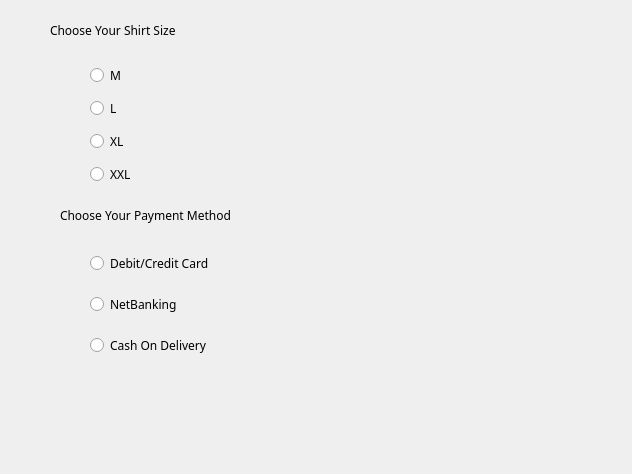
<?xml version="1.0" encoding="UTF-8"?>
<ui version="4.0">
 <class>secondExample</class>
 <widget class="QDialog" name="secondExample">
  <property name="geometry">
   <rect>
    <x>0</x>
    <y>0</y>
    <width>632</width>
    <height>474</height>
   </rect>
  </property>
  <property name="font">
   <font>
    <family>Monaco</family>
   </font>
  </property>
  <property name="windowTitle">
   <string>Dialog</string>
  </property>
  <widget class="QLabel" name="label">
   <property name="geometry">
    <rect>
     <x>50</x>
     <y>20</y>
     <width>301</width>
     <height>21</height>
    </rect>
   </property>
   <property name="text">
    <string>Choose Your Shirt Size</string>
   </property>
  </widget>
  <widget class="QLabel" name="label_2">
   <property name="geometry">
    <rect>
     <x>60</x>
     <y>200</y>
     <width>291</width>
     <height>31</height>
    </rect>
   </property>
   <property name="text">
    <string>Choose Your Payment Method</string>
   </property>
  </widget>
  <widget class="QLabel" name="labelSelected">
   <property name="geometry">
    <rect>
     <x>70</x>
     <y>390</y>
     <width>361</width>
     <height>41</height>
    </rect>
   </property>
   <property name="text">
    <string/>
   </property>
  </widget>
  <widget class="QWidget" name="verticalLayoutWidget">
   <property name="geometry">
    <rect>
     <x>90</x>
     <y>60</y>
     <width>231</width>
     <height>131</height>
    </rect>
   </property>
   <layout class="QVBoxLayout" name="verticalLayout">
    <item>
     <widget class="QRadioButton" name="radioButtonMedium">
      <property name="text">
       <string>M</string>
      </property>
     </widget>
    </item>
    <item>
     <widget class="QRadioButton" name="radioButtonLarge">
      <property name="text">
       <string>L</string>
      </property>
     </widget>
    </item>
    <item>
     <widget class="QRadioButton" name="radioButtonXl">
      <property name="text">
       <string>XL</string>
      </property>
     </widget>
    </item>
    <item>
     <widget class="QRadioButton" name="radioButtonXxl">
      <property name="text">
       <string>XXL</string>
      </property>
     </widget>
    </item>
   </layout>
  </widget>
  <widget class="QWidget" name="verticalLayoutWidget_2">
   <property name="geometry">
    <rect>
     <x>90</x>
     <y>240</y>
     <width>231</width>
     <height>131</height>
    </rect>
   </property>
   <layout class="QVBoxLayout" name="verticalLayout_2">
    <item>
     <widget class="QRadioButton" name="radioButtonDebitCard">
      <property name="text">
       <string>Debit/Credit Card</string>
      </property>
     </widget>
    </item>
    <item>
     <widget class="QRadioButton" name="radioButtonNetBanking">
      <property name="text">
       <string>NetBanking</string>
      </property>
     </widget>
    </item>
    <item>
     <widget class="QRadioButton" name="radioButtonCashOnDelivery">
      <property name="text">
       <string>Cash On Delivery</string>
      </property>
     </widget>
    </item>
   </layout>
  </widget>
 </widget>
 <resources/>
 <connections/>
</ui>
